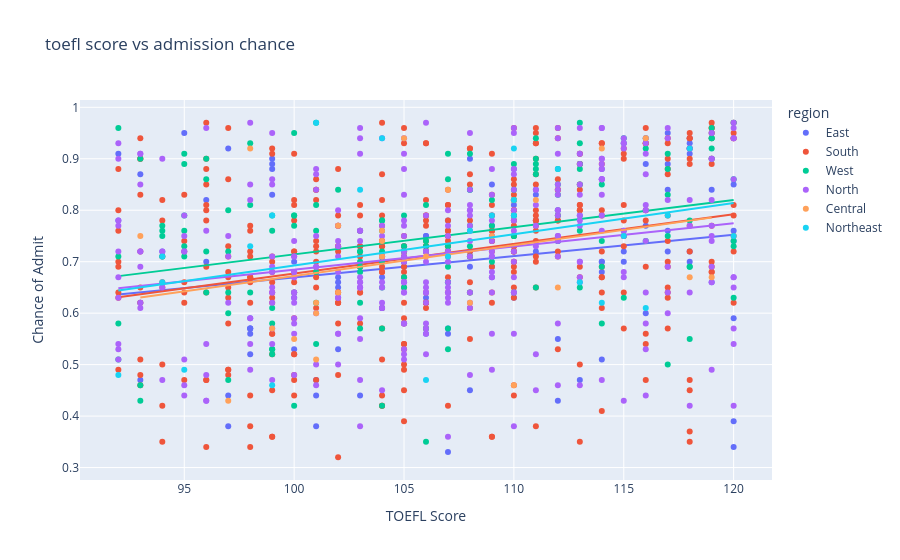

The notebook cell saved with this chart:
### Code cell
#toefl score vs admission chance
fig4 = px.scatter(
    df,
    x="TOEFL Score",
    y="Chance of Admit",
    color="region",
    hover_data=["GRE Score", "CGPA"],
    trendline="ols",
    title="toefl score vs admission chance"
)
fig4.show()

### Figure 1 — Plotly figure (JSON) as saved in the notebook; plotly's stock layout.template omitted (floating-point values rounded to 4 significant figures; data arrays with more than 128 entries replaced by an {"elided": "..."} marker saying what was removed)
{"data": [{"customdata": {"elided": "115x2 float values"}, "hovertemplate": "region=East<br>TOEFL Score=%{x}<br>Chance of Admit=%{y}<br>GRE Score=%{customdata[0]}<br>CGPA=%{customdata[1]}<extra></extra>", "legendgroup": "East", "marker": {"color": "#636efa", "symbol": "circle"}, "mode": "markers", "name": "East", "orientation": "v", "showlegend": true, "type": "scatter", "x": [118, 109, 108, 111, 114, 118, 110, 107, 112, 107, 106, 107, 97, 97, 106, 112, 105, 110, 102, 117, 118, 109, 107, 107, 102, 109, 110, 104, 115, 110, 102, 105, 108, 106, 104, 105, 106, 111, 110, 118, 98, 105, 98, 109, 101, 98, 117, 120, 114, 106, 120, 115, 106, 116, 99, 93, 95, 115, 111, 112, 117, 97, 93, 118, 119, 107, 120, 101, 100, 113, 98, 109, 102, 92, 114, 118, 108, 113, 99, 98, 103, 100, 117, 103, 116, 118, 96, 116, 106, 100, 107, 114, 120, 113, 111, 116, 120, 96, 92, 93, 99, 109, 119, 102, 114, 99, 98, 117, 120, 119, 108, 105, 101, 94, 105], "xaxis": "x", "y": [0.92, 0.75, 0.45, 0.84, 0.7, 0.91, 0.88, 0.56, 0.55, 0.57, 0.72, 0.66, 0.38, 0.44, 0.62, 0.74, 0.71, 0.78, 0.65, 0.89, 0.93, 0.77, 0.78, 0.72, 0.66, 0.85, 0.63, 0.7, 0.7, 0.81, 0.67, 0.58, 0.69, 0.75, 0.67, 0.73, 0.75, 0.83, 0.72, 0.94, 0.59, 0.7, 0.57, 0.79, 0.38, 0.56, 0.95, 0.85, 0.68, 0.56, 0.74, 0.76, 0.72, 0.89, 0.89, 0.87, 0.95, 0.72, 0.72, 0.43, 0.72, 0.92, 0.62, 0.72, 0.95, 0.72, 0.34, 0.44, 0.53, 0.47, 0.57, 0.67, 0.53, 0.91, 0.7, 0.7, 0.9, 0.79, 0.88, 0.57, 0.44, 0.63, 0.84, 0.73, 0.8, 0.92, 0.7, 0.77, 0.63, 0.7, 0.33, 0.88, 0.39, 0.91, 0.78, 0.6, 0.76, 0.82, 0.78, 0.47, 0.83, 0.69, 0.66, 0.63, 0.51, 0.9, 0.52, 0.76, 0.59, 0.84, 0.72, 0.7, 0.47, 0.72, 0.69], "yaxis": "y"}, {"hovertemplate": "<b>OLS trendline</b><br>Chance of Admit = 0.00415979 * TOEFL Score + 0.253429<br>R<sup>2</sup>=0.046438<br><br>region=East<br>TOEFL Score=%{x}<br>Chance of Admit=%{y} <b>(trend)</b><extra></extra>", "legendgroup": "East", "marker": {"color": "#636efa", "symbol": "circle"}, "mode": "lines", "name": "East", "showlegend": false, "type": "scatter", "x": [92, 92, 93, 93, 93, 94, 95, 96, 96, 97, 97, 97, 98, 98, 98, 98, 98, 98, 99, 99, 99, 99, 100, 100, 100, 101, 101, 101, 102, 102, 102, 102, 102, 103, 103, 104, 104, 105, 105, 105, 105, 105, 105, 106, 106, 106, 106, 106, 106, 106, 107, 107, 107, 107, 107, 107, 107, 108, 108, 108, 108, 109, 109, 109, 109, 109, 109, 110, 110, 110, 110, 110, 111, 111, 111, 111, 112, 112, 112, 113, 113, 113, 114, 114, 114, 114, 114, 115, 115, 115, 116, 116, 116, 116, 117, 117, 117, 117, 117, 118, 118, 118, 118, 118, 118, 118, 119, 119, 119, 120, 120, 120, 120, 120, 120], "xaxis": "x", "y": [0.6361, 0.6361, 0.6403, 0.6403, 0.6403, 0.6444, 0.6486, 0.6528, 0.6528, 0.6569, 0.6569, 0.6569, 0.6611, 0.6611, 0.6611, 0.6611, 0.6611, 0.6611, 0.6652, 0.6652, 0.6652, 0.6652, 0.6694, 0.6694, 0.6694, 0.6736, 0.6736, 0.6736, 0.6777, 0.6777, 0.6777, 0.6777, 0.6777, 0.6819, 0.6819, 0.686, 0.686, 0.6902, 0.6902, 0.6902, 0.6902, 0.6902, 0.6902, 0.6944, 0.6944, 0.6944, 0.6944, 0.6944, 0.6944, 0.6944, 0.6985, 0.6985, 0.6985, 0.6985, 0.6985, 0.6985, 0.6985, 0.7027, 0.7027, 0.7027, 0.7027, 0.7068, 0.7068, 0.7068, 0.7068, 0.7068, 0.7068, 0.711, 0.711, 0.711, 0.711, 0.711, 0.7152, 0.7152, 0.7152, 0.7152, 0.7193, 0.7193, 0.7193, 0.7235, 0.7235, 0.7235, 0.7276, 0.7276, 0.7276, 0.7276, 0.7276, 0.7318, 0.7318, 0.7318, 0.736, 0.736, 0.736, 0.736, 0.7401, 0.7401, 0.7401, 0.7401, 0.7401, 0.7443, 0.7443, 0.7443, 0.7443, 0.7443, 0.7443, 0.7443, 0.7484, 0.7484, 0.7484, 0.7526, 0.7526, 0.7526, 0.7526, 0.7526, 0.7526], "yaxis": "y"}, {"customdata": {"elided": "379x2 float values"}, "hovertemplate": "region=South<br>TOEFL Score=%{x}<br>Chance of Admit=%{y}<br>GRE Score=%{customdata[0]}<br>CGPA=%{customdata[1]}<extra></extra>", "legendgroup": "South", "marker": {"color": "#EF553B", "symbol": "circle"}, "mode": "markers", "name": "South", "orientation": "v", "showlegend": true, "type": "scatter", "x": {"elided": "379 int values"}, "xaxis": "x", "y": {"elided": "379 float values"}, "yaxis": "y"}, {"hovertemplate": "<b>OLS trendline</b><br>Chance of Admit = 0.00575705 * TOEFL Score + 0.101384<br>R<sup>2</sup>=0.084782<br><br>region=South<br>TOEFL Score=%{x}<br>Chance of Admit=%{y} <b>(trend)</b><extra></extra>", "legendgroup": "South", "marker": {"color": "#EF553B", "symbol": "circle"}, "mode": "lines", "name": "South", "showlegend": false, "type": "scatter", "x": {"elided": "379 int values"}, "xaxis": "x", "y": {"elided": "379 float values"}, "yaxis": "y"}, {"customdata": {"elided": "150x2 float values"}, "hovertemplate": "region=West<br>TOEFL Score=%{x}<br>Chance of Admit=%{y}<br>GRE Score=%{customdata[0]}<br>CGPA=%{customdata[1]}<extra></extra>", "legendgroup": "West", "marker": {"color": "#00cc96", "symbol": "circle"}, "mode": "markers", "name": "West", "orientation": "v", "showlegend": true, "type": "scatter", "x": {"elided": "150 int values"}, "xaxis": "x", "y": {"elided": "150 float values"}, "yaxis": "y"}, {"hovertemplate": "<b>OLS trendline</b><br>Chance of Admit = 0.00528608 * TOEFL Score + 0.185629<br>R<sup>2</sup>=0.095246<br><br>region=West<br>TOEFL Score=%{x}<br>Chance of Admit=%{y} <b>(trend)</b><extra></extra>", "legendgroup": "West", "marker": {"color": "#00cc96", "symbol": "circle"}, "mode": "lines", "name": "West", "showlegend": false, "type": "scatter", "x": {"elided": "150 int values"}, "xaxis": "x", "y": {"elided": "150 float values"}, "yaxis": "y"}, {"customdata": {"elided": "305x2 float values"}, "hovertemplate": "region=North<br>TOEFL Score=%{x}<br>Chance of Admit=%{y}<br>GRE Score=%{customdata[0]}<br>CGPA=%{customdata[1]}<extra></extra>", "legendgroup": "North", "marker": {"color": "#ab63fa", "symbol": "circle"}, "mode": "markers", "name": "North", "orientation": "v", "showlegend": true, "type": "scatter", "x": {"elided": "305 int values"}, "xaxis": "x", "y": {"elided": "305 float values"}, "yaxis": "y"}, {"hovertemplate": "<b>OLS trendline</b><br>Chance of Admit = 0.00450484 * TOEFL Score + 0.233989<br>R<sup>2</sup>=0.056310<br><br>region=North<br>TOEFL Score=%{x}<br>Chance of Admit=%{y} <b>(trend)</b><extra></extra>", "legendgroup": "North", "marker": {"color": "#ab63fa", "symbol": "circle"}, "mode": "lines", "name": "North", "showlegend": false, "type": "scatter", "x": {"elided": "305 int values"}, "xaxis": "x", "y": {"elided": "305 float values"}, "yaxis": "y"}, {"customdata": [[328.0, 9.5], [308.0, 8.0], [313.0, 8.27], [317.0, 8.68], [324.0, 9.01], [320.0, 8.57], [326.0, 8.76], [312.0, 8.09], [302.0, 7.25], [313.0, 8.04], [318.0, 8.65], [332.0, 9.41], [315.0, 9.5], [336.0, 8.46], [311.0, 8.03], [303.0, 9.55], [337.0, 8.5], [296.0, 8.62], [333.0, 8.71], [339.0, 9.55], [331.0, 8.84], [301.0, 7.88], [335.0, 7.6], [297.0, 8.68], [336.0, 9.34], [301.0, 8.63]], "hovertemplate": "region=Central<br>TOEFL Score=%{x}<br>Chance of Admit=%{y}<br>GRE Score=%{customdata[0]}<br>CGPA=%{customdata[1]}<extra></extra>", "legendgroup": "Central", "marker": {"color": "#FFA15A", "symbol": "circle"}, "mode": "markers", "name": "Central", "orientation": "v", "showlegend": true, "type": "scatter", "x": [116, 110, 102, 107, 111, 104, 102, 104, 99, 101, 106, 110, 93, 119, 112, 108, 97, 109, 101, 114, 104, 98, 101, 100, 118, 105], "xaxis": "x", "y": [0.94, 0.46, 0.64, 0.84, 0.82, 0.74, 0.77, 0.71, 0.57, 0.62, 0.71, 0.82, 0.75, 0.67, 0.65, 0.62, 0.43, 0.75, 0.6, 0.92, 0.76, 0.92, 0.51, 0.55, 0.67, 0.94], "yaxis": "y"}, {"hovertemplate": "<b>OLS trendline</b><br>Chance of Admit = 0.00596587 * TOEFL Score + 0.0756884<br>R<sup>2</sup>=0.076735<br><br>region=Central<br>TOEFL Score=%{x}<br>Chance of Admit=%{y} <b>(trend)</b><extra></extra>", "legendgroup": "Central", "marker": {"color": "#FFA15A", "symbol": "circle"}, "mode": "lines", "name": "Central", "showlegend": false, "type": "scatter", "x": [93, 97, 98, 99, 100, 101, 101, 101, 102, 102, 104, 104, 104, 105, 106, 107, 108, 109, 110, 110, 111, 112, 114, 116, 118, 119], "xaxis": "x", "y": [0.6305, 0.6544, 0.6603, 0.6663, 0.6723, 0.6782, 0.6782, 0.6782, 0.6842, 0.6842, 0.6961, 0.6961, 0.6961, 0.7021, 0.7081, 0.714, 0.72, 0.726, 0.7319, 0.7319, 0.7379, 0.7439, 0.7558, 0.7677, 0.7797, 0.7856], "yaxis": "y"}, {"customdata": [[298.0, 7.6], [320.0, 9.22], [319.0, 9.04], [305.0, 8.42], [307.0, 8.37], [294.0, 7.64], [336.0, 9.19], [327.0, 8.77], [320.0, 8.44], [316.0, 7.69], [329.0, 8.49], [337.0, 9.32], [294.0, 8.95], [337.0, 8.65], [324.0, 8.44], [304.0, 9.6], [305.0, 8.47], [306.0, 8.05], [302.0, 8.6], [318.0, 8.58], [302.0, 8.96], [326.0, 9.02], [308.0, 8.22], [319.0, 9.28], [290.0, 9.66]], "hovertemplate": "region=Northeast<br>TOEFL Score=%{x}<br>Chance of Admit=%{y}<br>GRE Score=%{customdata[0]}<br>CGPA=%{customdata[1]}<extra></extra>", "legendgroup": "Northeast", "marker": {"color": "#19d3f3", "symbol": "circle"}, "mode": "markers", "name": "Northeast", "orientation": "v", "showlegend": true, "type": "scatter", "x": [99, 110, 110, 107, 110, 95, 118, 109, 108, 112, 98, 99, 94, 104, 120, 92, 116, 117, 101, 115, 113, 106, 94, 103, 114], "xaxis": "x", "y": [0.46, 0.92, 0.82, 0.71, 0.79, 0.49, 0.92, 0.79, 0.76, 0.88, 0.73, 0.79, 0.66, 0.94, 0.75, 0.48, 0.61, 0.79, 0.97, 0.75, 0.66, 0.47, 0.71, 0.84, 0.62], "yaxis": "y"}, {"hovertemplate": "<b>OLS trendline</b><br>Chance of Admit = 0.00606996 * TOEFL Score + 0.0855854<br>R<sup>2</sup>=0.114660<br><br>region=Northeast<br>TOEFL Score=%{x}<br>Chance of Admit=%{y} <b>(trend)</b><extra></extra>", "legendgroup": "Northeast", "marker": {"color": "#19d3f3", "symbol": "circle"}, "mode": "lines", "name": "Northeast", "showlegend": false, "type": "scatter", "x": [92, 94, 94, 95, 98, 99, 99, 101, 103, 104, 106, 107, 108, 109, 110, 110, 110, 112, 113, 114, 115, 116, 117, 118, 120], "xaxis": "x", "y": [0.644, 0.6562, 0.6562, 0.6622, 0.6804, 0.6865, 0.6865, 0.6987, 0.7108, 0.7169, 0.729, 0.7351, 0.7411, 0.7472, 0.7533, 0.7533, 0.7533, 0.7654, 0.7715, 0.7776, 0.7836, 0.7897, 0.7958, 0.8018, 0.814], "yaxis": "y"}], "layout": {"legend": {"title": {"text": "region"}, "tracegroupgap": 0}, "title": {"text": "toefl score vs admission chance"}, "xaxis": {"anchor": "y", "domain": [0, 1], "title": {"text": "TOEFL Score"}}, "yaxis": {"anchor": "x", "domain": [0, 1], "title": {"text": "Chance of Admit"}}}}
